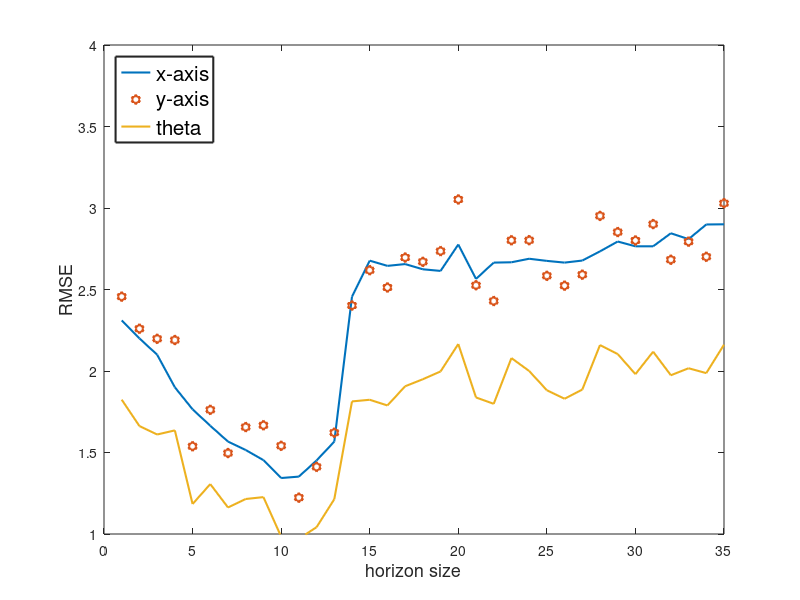
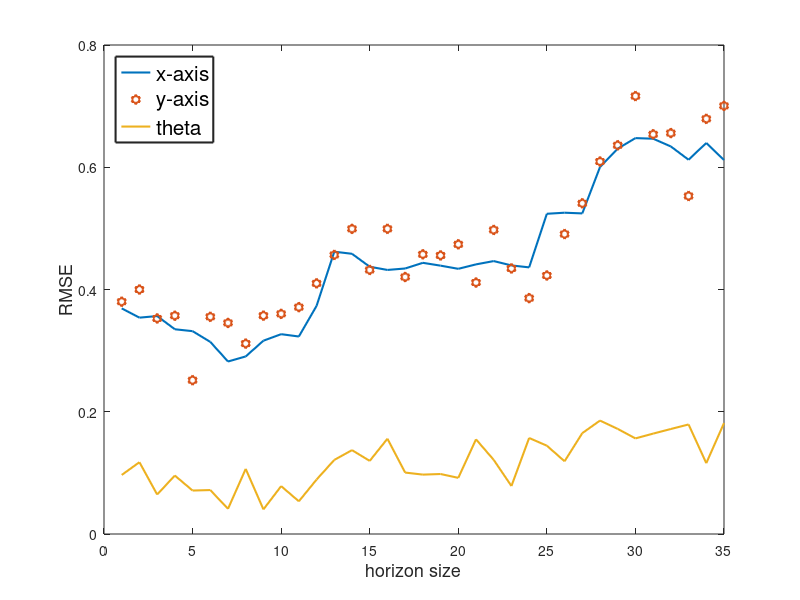
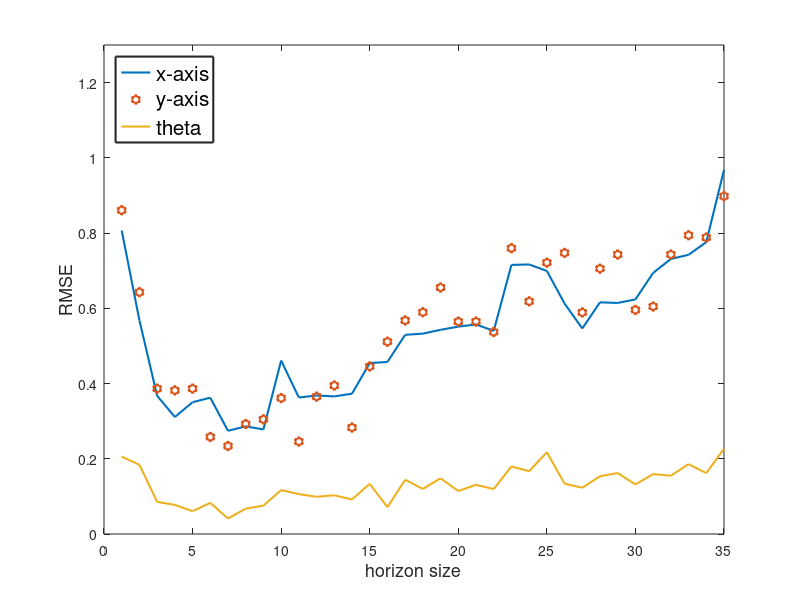

Write MATLAB code to recreate these figures, in order.
% paper: Finite Memory Distributed Localization of Multiple Mobile Robots based on Relative Measurement in WSNs
% author: Yeong Jun Kim(colson)
% email: colson@korea.ac.kr || dud3722000@naver.com
% date: 2020-10-18
% https://www.github.com/YeongJunKim/matlab/filters/
clc;
clear all;
close all;
%% initialize
sim_rmse = [2.31 2.2 2.1 1.9 1.765 1.664 1.567 1.5152 1.4532 1.3434 1.3521 1.451 1.567 2.456 2.677 2.645 2.656 2.624 2.614 2.776 2.565 2.665 2.667 2.6887 2.67554 2.665 2.6776 2.734 2.7944 2.765 2.765 2.845 2.809 2.8989 2.90];
ex1_rmse = [0.44 0.434 0.431 0.415 0.40 0.381 0.3451 0.36 0.384 0.396 0.396 0.457 0.569 0.568 0.539 0.5389 0.5388 0.539 0.54 0.541 0.542 0.543 0.543 0.544 0.645 0.645 0.647 0.745 0.7867 0.803 0.803 0.7767 0.7561 0.788 0.7566];
ex2_rmse = [1 0.7 0.45 0.37 0.43 0.44 0.3451 0.34 0.34 0.56 0.45 0.45 0.45 0.45 0.56 0.56 0.65 0.66 0.67 0.68 0.69 0.66 0.89 0.88 0.87 0.76 0.66 0.76 0.76 0.77 0.865 0.9 0.911 0.955 1.2];

markersize = 7;
linewidth = 1.5;

%% figure sim_rmse
figure(1);
plot_shape = ["-","-","-h", "-o", "-x", "-d"];
plot(1:size(sim_rmse,2), sim_rmse(:), plot_shape(3), 'LineWidth', linewidth, 'MarkerSize', markersize, 'DisplayName', 'x-axis'); hold on;
for i = 1:size(sim_rmse, 2)
    sim_rmse(i) = sim_rmse(i) + normrnd(0, 0.15);
end
plot(1:size(sim_rmse,2), sim_rmse(:), plot_shape(4), 'LineWidth', linewidth, 'MarkerSize', markersize, 'DisplayName', 'y-axis'); hold on;
for i = 1:size(sim_rmse, 2)
    sim_rmse(i) = sim_rmse(i) + normrnd(0.1, 0.05);
    sim_rmse(i) = sim_rmse(i) * 0.7;
end
sim_rmse(10) = 0.9837;
plot(1:size(sim_rmse,2), sim_rmse(:), plot_shape(5), 'LineWidth', linewidth, 'MarkerSize', markersize, 'DisplayName', 'theta'); hold on;
ylim([1 4]);
xlabel("horizon size", 'FontSize', 13);
ylabel("RMSE", 'FontSize', 13);
legend('FontSize', 15, 'NumColumns', 1, 'Location', 'northwest', 'LineWidth', linewidth);
set(gcf,'Position',[200 100 700 500])


%% figure exp1_rmse
figure(2);
x = ex1_rmse;
y = ex1_rmse;
theta = ex1_rmse;
plot_shape = ["-","-","-h", "-o", "-x", "-d"];
for i = 1:size(x, 2)
    x(i) = x(i) + normrnd(0.01, 0.005);
    x(i) = x(i) * 0.8;
end
plot(1:size(x,2), x(:), plot_shape(3), 'LineWidth', linewidth, 'MarkerSize', markersize, 'DisplayName', 'x-axis'); hold on;
for i = 1:size(y, 2)
    y(i) = y(i) + normrnd(0.02, 0.05);
    y(i) = y(i) * 0.8;
end
plot(1:size(y,2), y(:), plot_shape(4), 'LineWidth', linewidth, 'MarkerSize', markersize, 'DisplayName', 'y-axis'); hold on;
for i = 1:size(theta, 2)
    theta(i) = theta(i) + normrnd(0.008, 0.1);
    theta(i) = theta(i) * 0.2;
end
theta(7) = 0.0412;
plot(1:size(theta,2), theta(:), plot_shape(5), 'LineWidth', linewidth, 'MarkerSize', markersize, 'DisplayName', 'theta'); hold on;
ylim([0 0.8]);
xlabel("horizon size", 'FontSize', 13);
ylabel("RMSE", 'FontSize', 13);
legend('FontSize', 15, 'NumColumns', 1, 'Location', 'northwest', 'LineWidth', linewidth);
set(gcf,'Position',[300 100 700 500])

%% figure exp2_rmse
figure(3);
x = ex2_rmse;
y = ex2_rmse;
theta = ex2_rmse;
plot_shape = ["-","-","-h", "-o", "-x", "-d"];
for i = 1:size(x, 2)
    x(i) = x(i) + normrnd(0.01, 0.005);
    x(i) = x(i) * 0.8;
end
plot(1:size(x,2), x(:), plot_shape(3), 'LineWidth', linewidth, 'MarkerSize', markersize, 'DisplayName', 'x-axis'); hold on;
for i = 1:size(y, 2)
    y(i) = y(i) + normrnd(0.02, 0.1);
    y(i) = y(i) * 0.8;
end
plot(1:size(y,2), y(:), plot_shape(4), 'LineWidth', linewidth, 'MarkerSize', markersize, 'DisplayName', 'y-axis'); hold on;
for i = 1:size(theta, 2)
    theta(i) = theta(i) + normrnd(0.008, 0.1);
    theta(i) = theta(i) * 0.2;
end
theta(7) = 0.0412;
plot(1:size(theta,2), theta(:), plot_shape(5), 'LineWidth', linewidth, 'MarkerSize', markersize, 'DisplayName', 'theta'); hold on;
ylim([0 1.3]);
xlabel("horizon size", 'FontSize', 13);
ylabel("RMSE", 'FontSize', 13);
legend('FontSize', 15, 'NumColumns', 1, 'Location', 'northwest', 'LineWidth', linewidth);
set(gcf,'Position',[400 100 700 500])